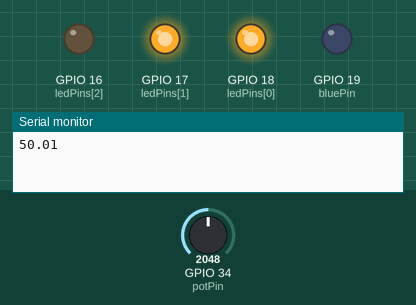
This sketch was run on a simulated ESP32. Parts: output pins drawn as LEDs (lit = HIGH), the last lines printed to the serial monitor. Dashed ring = blinking. Inputs (shaded band) come from the test bench; at power-on: GPIO 34 (potPin) = 2048.

Above: at 1.2 s.
1.3 s: GPIO 34 (potPin) set to 3025
At 1.5 s:
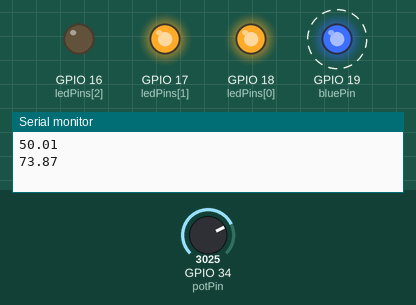
4.3 s: GPIO 34 (potPin) set to 3119
At 4.45 s:
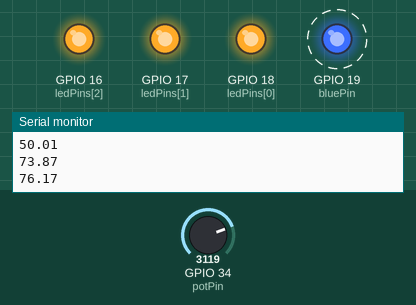
7.3 s: GPIO 34 (potPin) set to 1228
At 10.2 s:
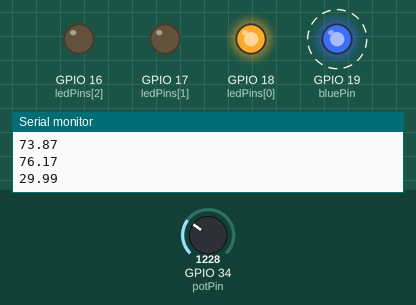
10.3 s: GPIO 34 (potPin) set to 1084
12.2 s: GPIO 34 (potPin) set to 961
At 13.3 s:
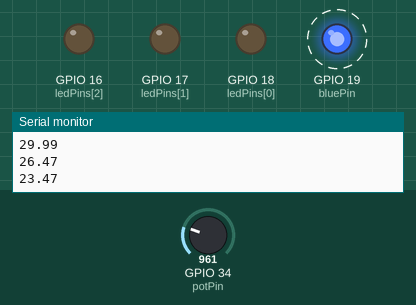
15.2 s: GPIO 34 (potPin) set to 2047
At 15.6 s:
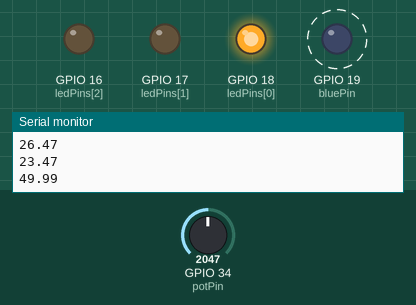
Timing chart, 0 to 19.2 s (numbered marks = the images above; inputs shaded):
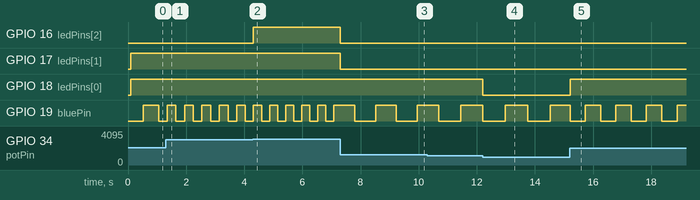

The sketch:

smooth-blink.ino
```cpp
const int potPin = 34;
const int ledCount = 3;
const int bluePin = 19;
const int ledPins[ledCount] = { 18, 17, 16 };
const int thresholds[ledCount] = { 25, 50, 75 };
const unsigned long readInterval = 100;
unsigned long lastRead = 0;
unsigned long lastBlueToggle = 0;
float lastPrintedPercent = 0;
float percent = 0;
bool blueLedOn = true;
float readPercent(int pin) {
  int totalValue = 0;
  for (int i = 1; i <= 10; i++) {
    int rawValue = analogRead(pin);
    totalValue += rawValue;
  }
  float average = totalValue / 10.0;
  return average * 100.0 / 4095;
}


void updateLeds(float percent) {
  for (int i = 0; i < ledCount; i++) {
    digitalWrite(ledPins[i], percent >= thresholds[i]);
  }
}

void setup() {
  Serial.begin(115200);
  for (int i = 0; i < ledCount; i++) {
    pinMode(ledPins[i], OUTPUT);
  }
  pinMode(bluePin, OUTPUT);
}

void loop() {
  unsigned long now = millis();
  if (now - lastRead >= readInterval) {
    lastRead = now;
    percent = readPercent(potPin);
    if (abs(percent - lastPrintedPercent) >= 2) {
      Serial.println(percent);
      lastPrintedPercent = percent;
    }
    updateLeds(percent);
  }

  float blinkInterval = 1000 - percent * 9.5;
  if (now - lastBlueToggle >= blinkInterval) {
    lastBlueToggle = now;
    digitalWrite(bluePin, blueLedOn);
    blueLedOn = !blueLedOn;
  }
}
```

Measured:
- the behaviour switches between 3071 and 3072 on GPIO 34 (potPin) (found by bisection; images 1 and 2)
- the behaviour switches between 1024 and 1023 on GPIO 34 (potPin) (found by bisection; images 3 and 4)
- after the input at 1.3 s, GPIO 19 (bluePin): alternates HIGH for 0.30 s and LOW for 0.30 s, starting after 0.05 s
- after the input at 4.3 s, GPIO 16 (ledPins[2]): LOW → HIGH at once
- after the input at 7.3 s, GPIO 16 (ledPins[2]), GPIO 17 (ledPins[1]): HIGH → LOW at once; GPIO 19 (bluePin): alternates HIGH for 0.72 s and LOW for 0.72 s, starting after 0.50 s
- after the input at 12.2 s, GPIO 18 (ledPins[0]): HIGH → LOW at once
- after the input at 15.2 s, GPIO 18 (ledPins[0]): LOW → HIGH at once; GPIO 19 (bluePin): alternates HIGH for 0.53 s and LOW for 0.53 s, starting at once
